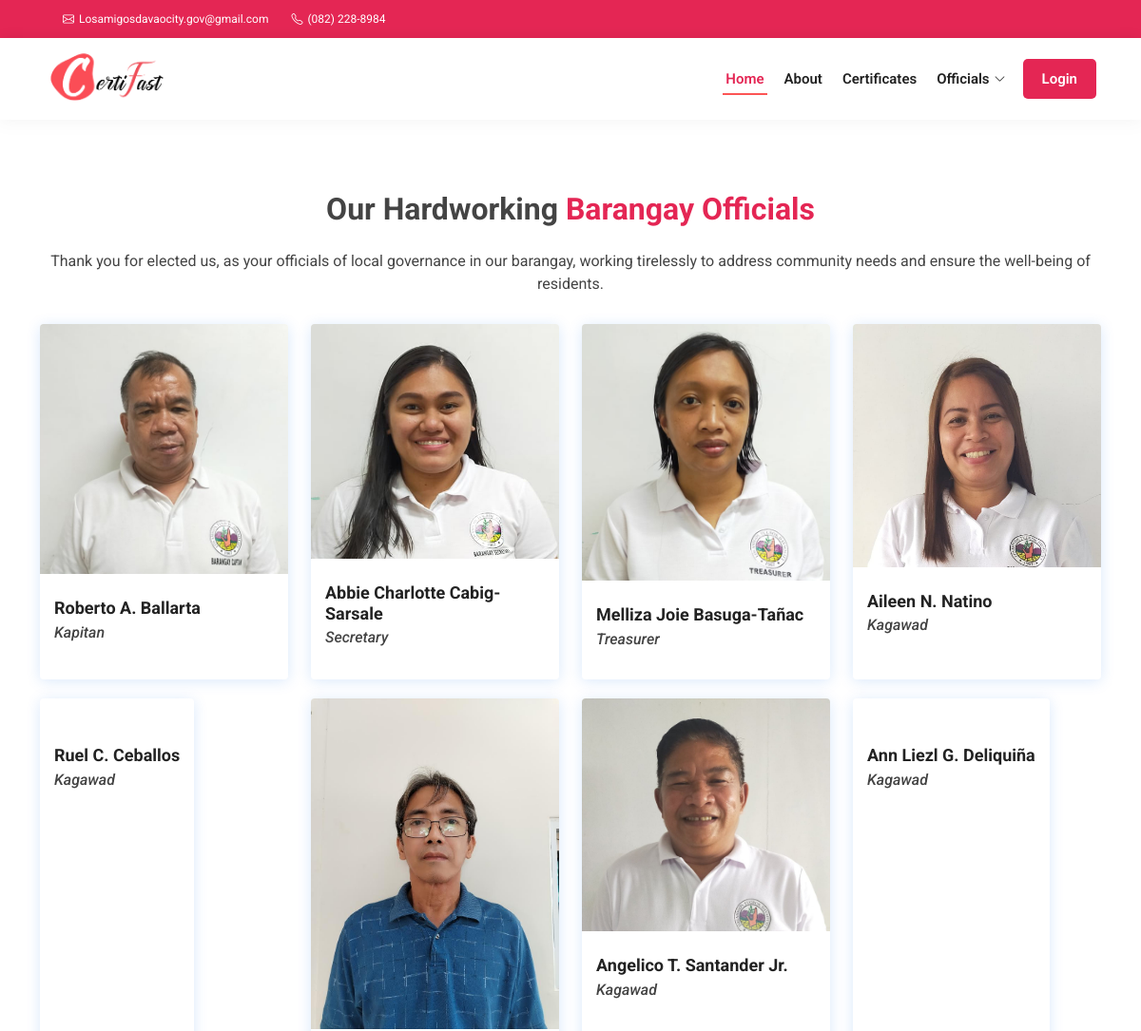
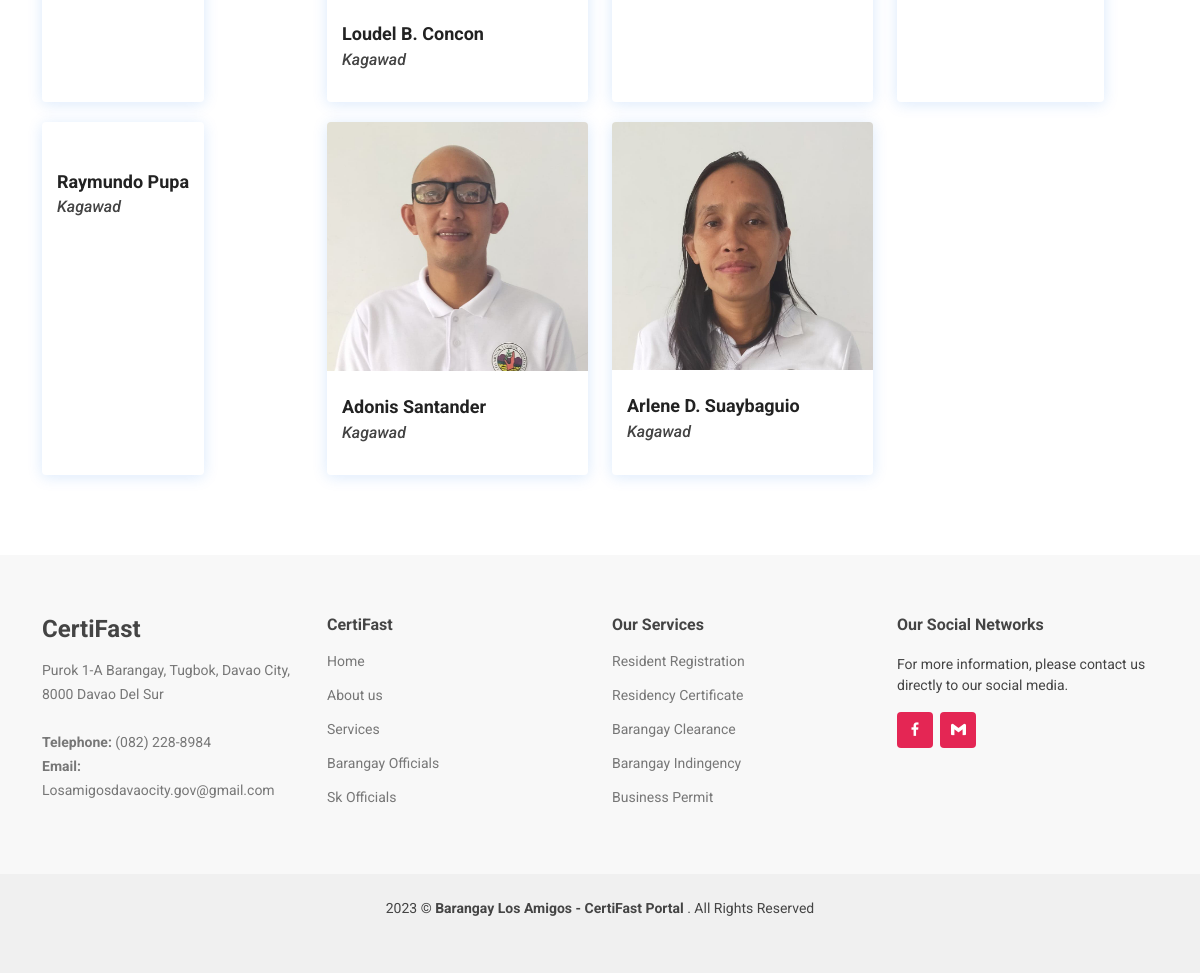
Page /barangay-officials.php on the committed database (2 pictures, top to bottom).
### tables this page shows
CREATE TABLE `tblbrgy_info` (
  `id` int(11) NOT NULL AUTO_INCREMENT,
  `province_name` varchar(100) DEFAULT NULL,
  `town_name` varchar(100) DEFAULT NULL,
  `brgy_address` varchar(100) NOT NULL,
  `brgy_name` varchar(50) DEFAULT NULL,
  `contact_number` varchar(50) DEFAULT NULL,
  `brgy_email` varchar(50) DEFAULT NULL,
  `dashboardphoto` varchar(200) DEFAULT NULL,
  `city_logo` varchar(100) DEFAULT NULL,
  `brgy_logo` varchar(100) DEFAULT NULL,
  PRIMARY KEY (`id`)
);

CREATE TABLE `tblofficials` (
  `id` int(11) NOT NULL AUTO_INCREMENT,
  `picture` text DEFAULT NULL,
  `fullname` varchar(50) DEFAULT NULL,
  `position` varchar(50) DEFAULT NULL,
  `address` varchar(50) NOT NULL,
  `termstart` date DEFAULT NULL,
  `termend` date DEFAULT NULL,
  `status` varchar(20) DEFAULT NULL,
  PRIMARY KEY (`id`)
);

CREATE TABLE `tblposition` (
  `id` int(11) NOT NULL AUTO_INCREMENT,
  `position` varchar(50) DEFAULT NULL,
  PRIMARY KEY (`id`)
);

### barangay-officials.php (the view, shortened to what this page needs)
<?php
    include 'server/dbconnect.php';
    $query1 = "SELECT * FROM tblbrgy_info WHERE id='1'";
    $result1 = $conn->query($query1)->fetch_assoc();
    $query = "SELECT tblofficials.fullname, tblofficials.picture, tblposition.position FROM tblofficials JOIN tblposition ON tblofficials.position = tblposition.id WHERE tblposition.position IN ('Kapitan','Secretary','Treasurer','Kagawad') AND `status`='Active'";
    $result = $conn->query($query);
    $rows = array();
    while ($row = $result->fetch_assoc()) {
    $rows[] = $row;
    }
?>
<!DOCTYPE html>
<html lang="en">
<head>
  <link href="Homepage/assets/vendor/aos/aos.css" rel="stylesheet">
  <link href="Homepage/assets/vendor/bootstrap/css/bootstrap.min.css" rel="stylesheet">
  <link href="Homepage/assets/vendor/bootstrap-icons/bootstrap-icons.css" rel="stylesheet">
  <link href="Homepage/assets/vendor/boxicons/css/boxicons.min.css" rel="stylesheet">
  <link href="Homepage/assets/vendor/glightbox/css/glightbox.min.css" rel="stylesheet">
  <link href="Homepage/assets/vendor/swiper/swiper-bundle.min.css" rel="stylesheet">
  <link href="Homepage/assets/css/style.css" rel="stylesheet">
</head>
<body>
  <section id="topbar" class="d-flex align-items-center">
    <div class="container d-flex justify-content-center justify-content-md-between">
      <div class="contact-info d-flex align-items-center">
        <i class="bi bi-envelope d-flex align-items-center ms-4"><a href="mailto:losamigosdavaocity.gov@gmail.com"> <?= ucwords($result1['brgy_email']) ?></a></i>
        <i class="bi bi-telephone d-flex align-items-center ms-4"> <span><?= ucwords($result1['contact_number']) ?></span></i>
      </div>
    </div>
  </section>
  <header id="header" class="d-flex align-items-center">
    <div class="container d-flex align-items-center justify-content-between">
      <h1 class="logo"><a href="index.php"><img src="Homepage/assets/img/title-logo.png" alt="title-logo"></a></h1>
      <nav id="navbar" class="navbar">
        <ul>
            <li><a class="nav-link scrollto active" href="index.php#hero">Home</a></li>
            <li><a class="nav-link scrollto" href="index.php#about">About</a></li>
            <li><a class="nav-link scrollto" href="index.php#services">Certificates</a></li>
            <li class="dropdown"><a href="#"><span>Officials</span> <i class="bi bi-chevron-down"></i></a>
          </li>
          <li><a href="login.php" class="btn-login"> Login</a></li>
        </ul>
      </nav>
    </div>
  </header>
  <main id="main" data-aos="fade-up">
    <section id="team" class="team section-bg">
      <div class="container" data-aos="fade-up">
        <div class="section-title">
          <h3>Our Hardworking <span>Barangay Officials</span></h3><br>
          <span>Thank you for elected us, as your officials of local governance in our barangay, working tirelessly to address community needs and ensure the well-being of residents.</span>
        </div>
        <div class="row">
          <?php foreach ($rows as $row): ?>
            <div class="col-lg-3 col-md-6 d-flex align-items-stretch" data-aos="fade-up" data-aos-delay="100">
              <div class="member">
                <div class="member-img">
                  <img src="assets/uploads/officials_profile/<?= $row['picture'] ?>" class="img-fluid" alt="">
                </div>
                <div class="member-info">
                  <h4><?= ucwords($row['fullname']) ?></h4>
                  <h6><i><?= ucwords($row['position']) ?></i></h6>
                </div>
              </div>
            </div>
            <?php endforeach ?>
        </div>
      </div>
    </section>
  </main>
  <footer id="footer">
    <div class="footer-top">
      <div class="container">
        <div class="row">
          <div class="col-lg-3 col-md-6 footer-contact">
            <h3>CertiFast</h3>
            <p><?= ucwords($result1['brgy_address']) ?> <br> <br>
              <strong>Telephone:</strong> <?= ucwords($result1['contact_number']) ?><br>
              <strong>Email:</strong> <?= ucwords($result1['brgy_email']) ?><br>
            </p>
          </div>
          <div class="col-lg-3 col-md-6 footer-links">
            <h4>CertiFast</h4>
            <ul>
              <li><a href="#">Home</a></li>
              <li><a href="#">About us</a></li>
              <li><a href="#">Services</a></li>
              <li><a href="#">Barangay Officials</a></li>
              <li><a href="#">Sk Officials</a></li>
            </ul>
          </div>
          <div class="col-lg-3 col-md-6 footer-links">
            <h4>Our Services</h4>
            <ul>
              <li> <a href="#">Resident Registration</a></li>
              <li> <a href="#">Residency Certificate</a></li>
              <li> <a href="#">Barangay Clearance</a></li>
              <li> <a href="#">Barangay Indingency</a></li>
              <li> <a href="#">Business Permit</a></li>
            </ul>
          </div>
          <div class="col-lg-3 col-md-6 footer-links">
            <h4>Our Social Networks</h4>
            <p>For more information, please contact us directly to our social media.</p>
            <div class="social-links mt-3">
              <a href="https://www.facebook.com/profile.php?id=100064303345469" class="facebook"><i class="bx bxl-facebook"></i></a>
              <a href="https://www.google.com/url?sa=t&rct=j&q=&esrc=s&source=web&cd=&cad=rja&uact=8&ved=2ahUKEwjI-Ma0x6b_AhWGft4KHc8sDiIQFnoECA8QAQ&url=https%3A%2F%2Fmail.google.com%2F%3F&usg=AOvVaw0UbLmQh5BLuX0lunN8sC9n" class="google-email"><i class="bx bxl-gmail"></i></a>
            </div>
          </div>
        </div>
      </div>
    </div>
    <div class="container py-4">
      <div class="copyright">
        <?php $year = date("Y"); echo  $year . " &copy; <strong><span>Barangay Los Amigos - CertiFast Portal</span></strong>" ?> . All Rights Reserved
      </div>
    </div>
  </footer>
</body>
</html>

### Homepage/assets/css/style.css (style rules this page uses)
body { font-family: "Roboto", sans-serif; color: #444444; }
a { color: #E42654; text-decoration: none; }
h1, h2, h3, h4, h5, h6 { font-family: "Roboto", sans-serif; }
#topbar { background: #E42654; height: 40px; font-size: 12px; transition: all 0.5s; color: #fff; padding: 0; }
#topbar .contact-info i { font-style: normal; color: #fff; }
#topbar .contact-info i a, #topbar .contact-info i span { padding-left: 5px; color: #fff; }
#topbar .contact-info i a { line-height: 0; transition: 0.3s; transition: 0.3s; }
#header { background: #fff; transition: all 0.5s; z-index: 997; height: 86px; box-shadow: 0px 2px 15px rgba(0, 0, 0, 0.1); }
#header .logo { font-size: 30px; margin: 0; padding: 10; line-height: 1; font-weight: 600; letter-spacing: 0.8px; font-family: "Poppins", sans-serif; }
#header .logo a { color: #222222; }
#header .logo img { max-height: 70px; }
.navbar { padding: 0; }
.navbar ul { margin: 0; display: inline-flex; list-style: none; align-items: center; position: relative; }
.navbar .btn-login { margin: 0; left: 0; position: relative; color: #fff; padding: 10px 20px 10px 20px; border-radius: 5px; background-color: #E42654; display: flex; }
.navbar>ul>li { white-space: nowrap; padding: 10px 5px 10px 10px; }
.navbar a, .navbar a:focus { display: flex; align-items: center; justify-content: space-between; padding: 0 3px; font-size: 15px; font-weight: 600; color: #222222; white-space: nowrap; transition: 0.3s; position: relative; }
.navbar a i, .navbar a:focus i { font-size: 12px; line-height: 0; margin-left: 5px; }
.navbar .nav-link:before { content: ""; position: absolute; width: 100%; height: 2px; bottom: -6px; left: 0; background-color: #fc5555; visibility: hidden; width: 0px; transition: all 0.3s ease-in-out 0s; }
.navbar a:hover:before, .navbar li:hover>a:before, .navbar .active:before { visibility: visible; width: 100%; }
.navbar a:hover, .navbar .active, .navbar .active:focus, .navbar li:hover>a { color: #E42654; }
section { padding: 60px 0; overflow: hidden; }
.section-bg { background-color: rgba(255, 255, 255, 0.6); }
.section-title { text-align: center; padding-bottom: 30px; }
.section-title h3 { margin: 15px 0 0 0; font-size: 32px; font-weight: 700; }
.section-title h3 span { color: #E42654; }
.team { padding: 60px 0; }
.team .member { margin-bottom: 20px; overflow: hidden; border-radius: 4px; background: #fff; box-shadow: 0px 2px 15px rgba(16, 110, 234, 0.15); }
.team .member .member-img { position: relative; overflow: hidden; }
.team .member .member-info { padding: 25px 15px; }
.team .member .member-info h4 { font-weight: 700; margin-bottom: 5px; font-size: 18px; color: #222222; }
#footer { background: #f0f0f0; padding: 0 0 30px 0; color: #444444; font-size: 14px; }
#footer .footer-top { padding: 60px 0 30px 0; background: #f8f8f8; }
#footer .footer-top .footer-contact { margin-bottom: 30px; }
#footer .footer-top .footer-contact h3 { font-size: 24px; margin: 0 0 15px 0; padding: 2px 0 2px 0; line-height: 1; font-weight: 700; }
#footer .footer-top .footer-contact p { font-size: 14px; line-height: 24px; margin-bottom: 0; font-family: "Roboto", sans-serif; color: #777777; }
#footer .footer-top h4 { font-size: 16px; font-weight: bold; color: #444444; position: relative; padding-bottom: 12px; }
#footer .footer-top .footer-links { margin-bottom: 30px; }
#footer .footer-top .footer-links ul { list-style: none; padding: 0; margin: 0; }
#footer .footer-top .footer-links ul li { padding: 10px 0; display: flex; align-items: center; }
#footer .footer-top .footer-links ul li:first-child { padding-top: 0; }
#footer .footer-top .footer-links ul a { color: #777777; transition: 0.3s; display: inline-block; line-height: 1; }
#footer .footer-top .social-links a { font-size: 18px; display: inline-block; background: #E42654; color: #fff; line-height: 1; padding: 8px 0; margin-right: 4px; border-radius: 4px; text-align: center; width: 36px; height: 36px; transition: 0.3s; }
#footer .copyright { text-align: center; float: center; }

### rows in the picture
tblbrgy_info: brgy_email "Losamigosdavaocity.gov@gmail.com", contact_number "(082) 228-8984", brgy_address "Purok 1-A Barangay, Tugbok, Davao City, 8000 Davao Del Sur"
tblofficials: picture (picture), fullname "Roberto A. Ballarta", tblposition.position "Kapitan"
tblofficials: picture (picture), fullname "Abbie Charlotte Cabig-Sarsale", tblposition.position "Secretary"
tblofficials: picture (picture), fullname "Melliza Joie Basuga-Tañac", tblposition.position "Treasurer"
tblofficials: picture (picture), fullname "Aileen N. Natino", tblposition.position "Kagawad"
tblofficials: fullname "Ruel C. Ceballos", tblposition.position "Kagawad"
tblofficials: picture (picture), fullname "Loudel B. Concon", tblposition.position "Kagawad"
tblofficials: picture (picture), fullname "Angelico T. Santander Jr.", tblposition.position "Kagawad"
tblofficials: fullname "Ann Liezl G. Deliquiña", tblposition.position "Kagawad"
tblofficials: fullname "Raymundo Pupa", tblposition.position "Kagawad"
tblofficials: picture (picture), fullname "Adonis Santander", tblposition.position "Kagawad"
tblofficials: picture (picture), fullname "Arlene D. Suaybaguio", tblposition.position "Kagawad"
